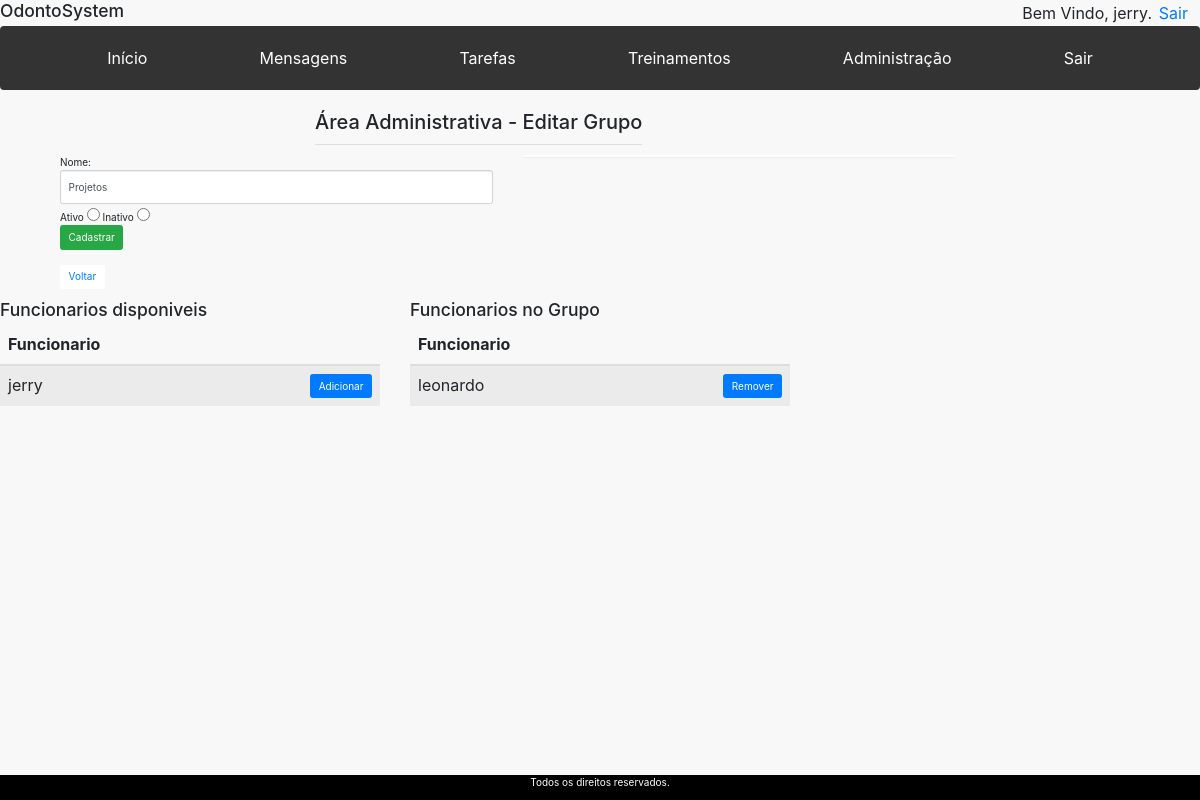
/view/Administracao/Grupo/editar.php?id_editar=1 (signed in), run on the app's committed database.
### tables this page shows
CREATE TABLE `grupo` (
  `id_grupo` int(11) NOT NULL,
  `descricao` varchar(45) NOT NULL,
  `ativo` tinyint(4) NOT NULL
);

CREATE TABLE `funcionario` (
  `id_funcionario` int(11) NOT NULL,
  `nome` varchar(45) NOT NULL,
  `cpf` varchar(45) NOT NULL,
  `endereco` varchar(45) NOT NULL,
  `id_cargo` int(11) NOT NULL,
  `sexo` varchar(45) NOT NULL,
  `senha` varchar(10) NOT NULL,
  `ativo` int(11) DEFAULT NULL
);

### controller/GrupoController.php (called while the page is built, shortened)
<?php
require_once($_SERVER['DOCUMENT_ROOT'] . "/OdontoSystem/model/Grupo.php");
class GrupoController{
   public function funcionariosDisponiveis($id_grupo) {
    $grupo = new Grupo();
    $results = $grupo->funcionariosDisponiveis($id_grupo);
    return $results;
  }
  public function funcionariosIndisponiveis($id_grupo) {
    $grupo = new Grupo();
    $results = $grupo->funcionariosIndisponiveis($id_grupo);
    return $results;
  }
   public function returnGrupoById($id_grupo) {
      $grupo = new Grupo();
      $result = $grupo->returnGrupoById($id_grupo);
      return $result;
   }
}
?>

### model/Grupo.php (called while the page is built, shortened)
<?php
class Grupo {
	public function funcionariosDisponiveis($id_grupo) {
		$conn = Banco::connect();
		$stmt = $conn->prepare("select funcionario.id_funcionario, funcionario.nome FROM funcionario, grupo, funcionario_grupo WHERE funcionario.id_funcionario not in (SELECT funcionario_grupo.id_funcionario from grupo, funcionario_grupo WHERE funcionario_grupo.id_grupo = grupo.id_grupo and grupo.id_grupo = :id_grupo) GROUP by nome ");
		$stmt->bindParam(":id_grupo", $id_grupo);
		$stmt->execute();
		$results = $stmt->fetchAll(PDO::FETCH_ASSOC);
		return $results;
	}
	public function funcionariosIndisponiveis($id_grupo) {
		$conn = Banco::connect();
		$stmt = $conn->prepare("select funcionario.id_funcionario, funcionario.nome FROM funcionario, grupo, funcionario_grupo WHERE funcionario.id_funcionario in (SELECT funcionario_grupo.id_funcionario from grupo, funcionario_grupo WHERE funcionario_grupo.id_grupo = grupo.id_grupo and grupo.id_grupo = :id_grupo) GROUP by nome ");
		$stmt->bindParam(":id_grupo", $id_grupo);
		$stmt->execute();
		$results = $stmt->fetchAll(PDO::FETCH_ASSOC);
		return $results;
	}
	public function returnGrupoById($id_grupo) {
		$conn = Banco::connect();
		$stmt = $conn->prepare("SELECT * FROM Grupo WHERE id_grupo = :id_grupo");
		$stmt->bindParam(":id_grupo", $id_grupo);
		$stmt->execute();
		$results = $stmt->fetchAll(PDO::FETCH_ASSOC);
		return $results[0];
	}
}
?>

### view/Administracao/Grupo/editar.php (the view, shortened to what this page needs)
<?php
require_once($_SERVER['DOCUMENT_ROOT'] . "/OdontoSystem/view/header.php");
require_once($_SERVER['DOCUMENT_ROOT'] . "/OdontoSystem/controller/GrupoController.php");
if (isset($_GET['id_editar'])) {
	$grupocontroller = new GrupoController();
	$grupo = $grupocontroller->returnGrupoById($_GET['id_editar']);
	$disponiveis = $grupocontroller->funcionariosDisponiveis($_GET['id_editar']);
    $indisponiveis = $grupocontroller->funcionariosIndisponiveis($_GET['id_editar']);
}
?>
<body>
	<div class="container">
		<div class="row" >
			<div class="col-md-offset-3">
				<h2>Área Administrativa - Editar Grupo</h2>
				<hr>
			</div>
		</div>
		<div class="col-md-5">
			<form method="POST">
				<div class="form-group">
					Nome: <input type="text" class="form-control" name="descricao" value=<?=$grupo['descricao']?>>
					Ativo <input type="radio" name="ativo" name="1"> Inativo <input type="radio" name="ativo" value="0"><br>
					<button type="submit" class="btn btn-success">Cadastrar</button> <br> <br>
					<button type="submit" class="btn btn-default"><a  href="/OdontoSystem/view/Administracao/Grupo/index.php" >Voltar</a></button>
				</div>
			</form>
		</div>
		<div class="col-md-5">
			<div class="panel">
			</div>
		</div>
	</div>
<section class="content">
    <div class="row">
        <div class="col-md-4">
            <div class="box box-primary">
                <div class="box-header with-border">
                <h3 class="box-title">Funcionarios disponiveis</h3>
                </div>
                <div class="box-body">
                    <table class="table table-striped">
                        <thead>
                            <tr>
                            <th>Funcionario</th>
                            <th style="width: 240px">&nbsp;</th>
                            </tr>
                        </thead>
                        <tbodx	y>
                           <?php
                           		foreach ($disponiveis as $key => $value) {
                           			echo "<tr>";
                           			$nome = $value['nome'];
                                    $id_funcionario = $value['id_funcionario'];
                                    $id_grupo = $grupo['id_grupo'];
                           			echo "<td>$nome</td>";
                 					echo "<td> <a href='/OdontoSystem/view/Administracao/Grupo/editar.php?id_funcionario=$id_funcionario&id_grupo=$id_grupo' class='btn btn-primary btn-xs pull-right'><i class='fa fa-arrow-right'></i> Adicionar</a> </td>";
                            		echo "</tr>";
                                }
                     		?>
                    </table>
                </div>
            </div>
        </div>
        <div class="col-md-4">
            <div class="box box-success">
                <div class="box-header with-border">
                <h3 class="box-title">Funcionarios no Grupo </h3>
                </div>
                <div class="box-body">
                    <table class="table table-striped">
                        <thead>
                            <tr>
                            <th>Funcionario</th>
                            <th style="width: 240px">&nbsp;</th>
                            </tr>
                        </thead>
                        <tbody>
                            <?php
                                foreach ($indisponiveis as $key => $value) {
                                    echo "<tr>";
                                    $nome = $value['nome'];
                                    $id_funcionario = $value['id_funcionario'];
                                    $id_grupo = $grupo['id_grupo'];
                                    echo "<td>$nome</td>";
                                    echo "<td> <a href='/OdontoSystem/view/Administracao/Grupo/editar.php?id_remove=$id_funcionario&id_grupo=$id_grupo' class='btn btn-primary btn-xs pull-right'><i class='fa fa-arrow-right'></i> Remover</a> </td>";
                                    echo "</tr>";
                                }
                            ?>
                        </tbody>
                    </table>
                </div>
            </div>
        </div>
    </div>
</section>
</body>
<?php
	require_once("../../footer.php");
?>
</html>

### resources/css/sb-admin-2.css (style rules this page uses)
body { background-color: #f8f8f8; }

### data on the page
grupo: descricao "Projetos"
funcionario: nome "jerry"
funcionario: nome "leonardo"

### other printed values
$_SESSION['nome'] "jerry"
